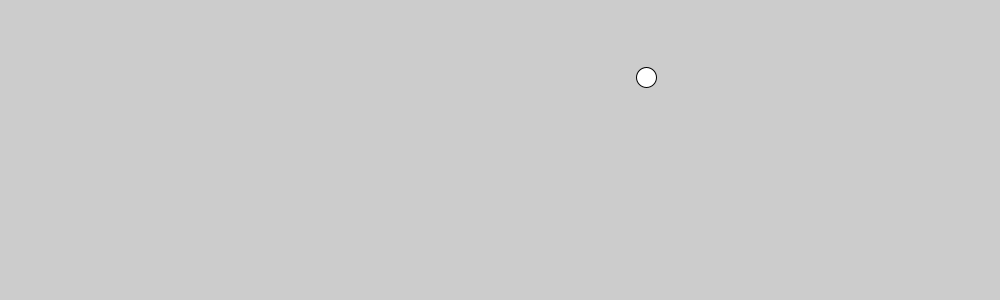
Frame 1 (no input)
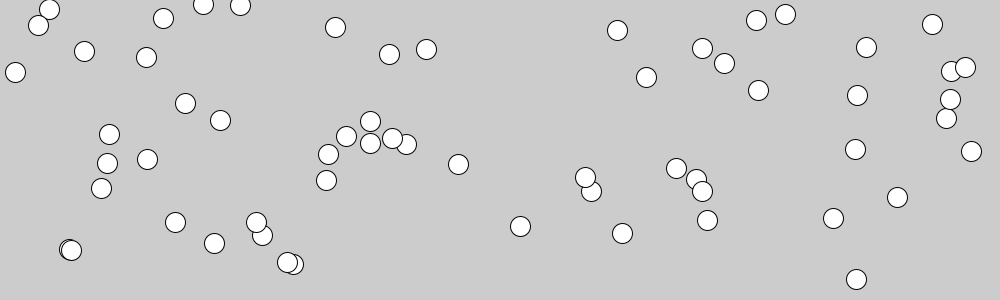
Frame 60 (the mouse pressed at the canvas centre just before this capture)
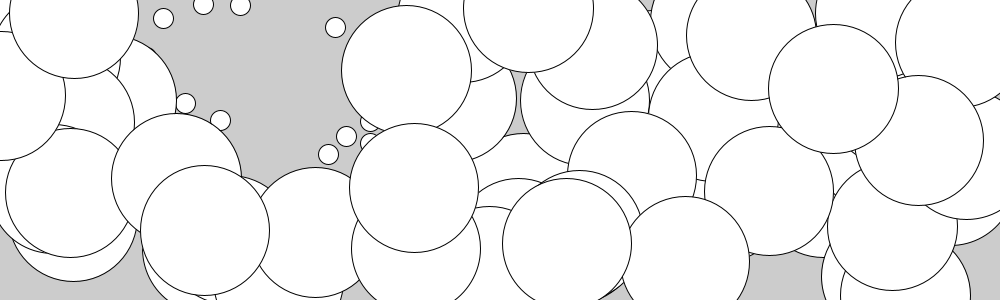
Frame 120 (the mouse held since frame 60 and released just before this capture)

The Processing sketch that drew these frames (run headless with seeded random() and noise(); from frame 60 on, the mouse is pressed at the canvas centre):

// Processing sketch: ejercicio_11
// ── ejercicio_11.pde
float ancho = 20;
float alto = 20;
void setup() {
  size(1000, 300);
}

void draw() {
  ellipse(random(1000), random(300), alto, ancho);
}

void mousePressed(){
  
  alto = random(20,200);
  ancho = alto; 
}
